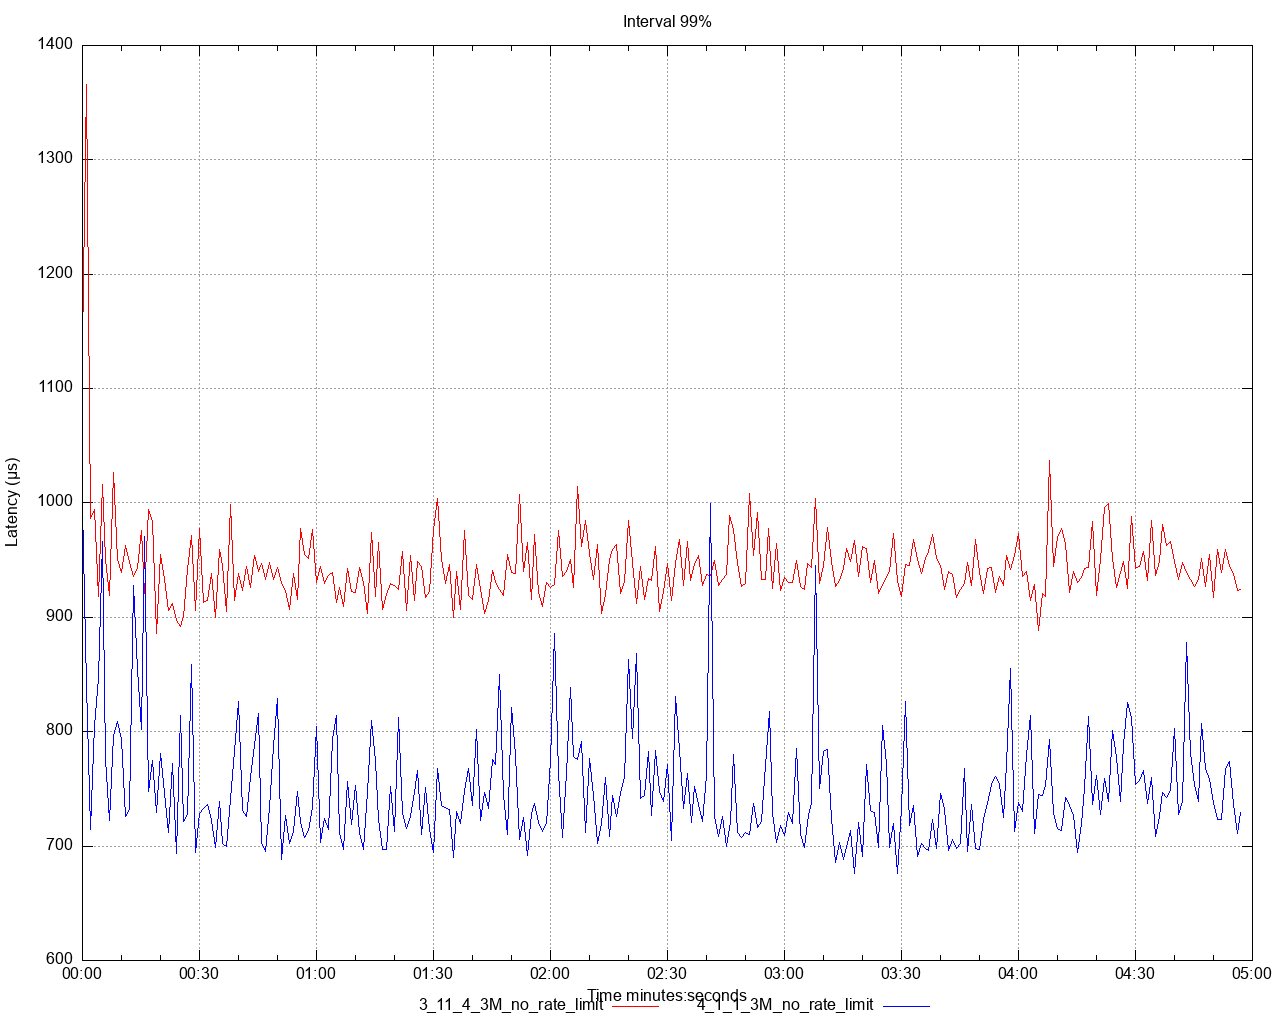

This figure's gnuplot source:
set title 'Interval 99%' noenhanced
set style data lines
set datafile separator ","
set terminal png size 1280,1024
set grid
set key below
set xdata time
set timefmt "%s"
offset = 0
t0(x)=(offset=($0==0) ? x : offset, x - offset)
set xlabel 'Time minutes:seconds'
set ylabel 'Latency (μs)'
set output '/Users/ahmet.mircik/simulator/tests/report_3M_no_rate_limit/latency/latency_interval_99_set.png'
plot \
   '/Users/ahmet.mircik/simulator/tests/report_3M_no_rate_limit/data/latency_interval_99_set_1.data' using (t0(timecolumn(1))):2 title "3_11_4_3M_no_rate_limit" noenhanced lt rgb "red", \
   '/Users/ahmet.mircik/simulator/tests/report_3M_no_rate_limit/data/latency_interval_99_set_2.data' using (t0(timecolumn(1))):2 title "4_1_1_3M_no_rate_limit" noenhanced lt rgb "blue", \
